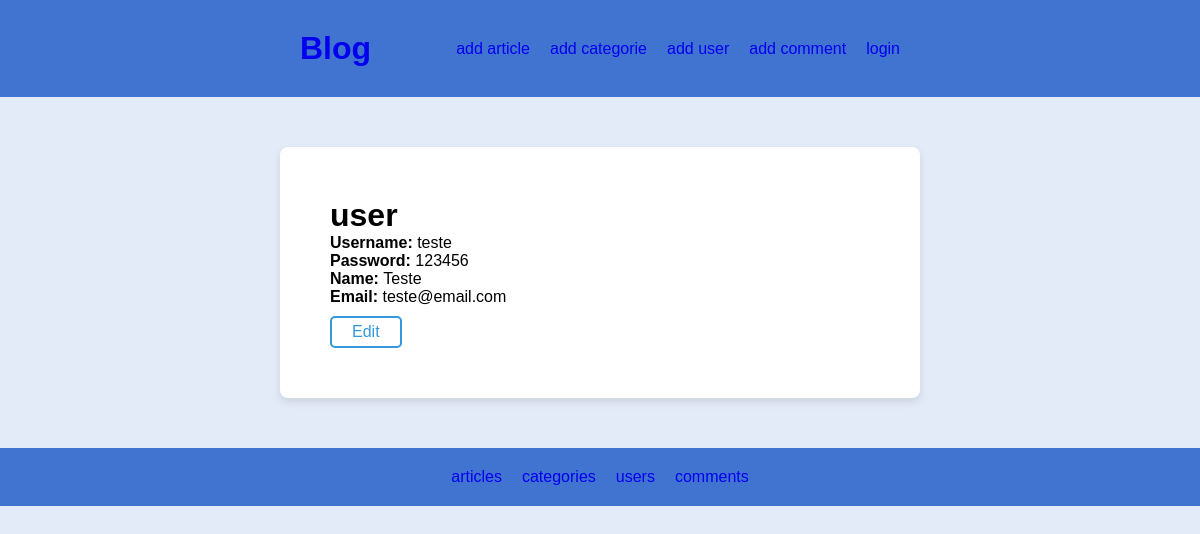
The app's page /user-show.php?id=1 with its own data.
### tables this page shows
CREATE TABLE `users` (
  `id` int(11) NOT NULL,
  `username` varchar(50) NOT NULL,
  `password` varchar(255) NOT NULL,
  `name` varchar(50) NOT NULL,
  `email` varchar(100) NOT NULL
);

### classes/CRUD.php (called while the page is built, shortened)
<?php
class CRUD extends PDO
{
    public function selectId($table, $value, $field = 'id')
    {
        $sql = "SELECT * FROM $table WHERE $field = :$field";
        $stmt = $this->prepare($sql);
        $stmt->bindValue(":$field", $value);
        $stmt->execute();
        $count = $stmt->rowCount();
        if ($count == 1) {
            return $stmt->fetch();
        } else {
            return false;
        }
    }
}

### user-show.php (the view, shortened to what this page needs)
<?php
if (isset($_GET['id']) && $_GET['id'] != null) {
    $id = $_GET['id'];
    require_once('classes/CRUD.php');
    $crud = new CRUD;
    $user = $crud->selectId('users', $id);
    if ($user) {
        extract($user);
    } else {
        header('location:user-index.php');
    }
} else {
    header('location:user-index.php');
}
?>
<!DOCTYPE html>
<html lang="en">
<head>
    <link rel="stylesheet" href="css/style.css">
</head>
<body>
    <?php include 'includes/header.php'; ?>
    <main>
        <div class="container-info">
            <h1>user</h1>
            <p><strong>Username: </strong><?= $username; ?></p>
            <p><strong>Password: </strong><?= $password; ?></p>
            <p><strong>Name: </strong><?= $name; ?></p>
            <p><strong>Email: </strong><?= $email; ?></p>
            <a href="user-edit.php?id=<?= $id; ?>" class="btn">Edit</a>
        </div>
    </main>
    <?php include 'includes/footer.php'; ?>
</body>
</html>

### css/style.css (style rules this page uses)
:root { --primary-color: rgb(65, 116, 209); }
* { margin: 0; padding: 0; }
a { text-decoration: none; }
body { font-family: "Poppins", sans-serif; margin: 0; padding: 0; background-color: rgba(65, 115, 209, 0.144); }
main { margin: 20px; background-color: #ffffff; padding: 20px; border-radius: 8px; box-shadow: 0 4px 8px rgba(0, 0, 0, 0.1); max-width: 50vw; margin: 50px auto; }
.container-info { margin: 0 auto; padding: 30px; }
.btn { margin-top: 10px; display: inline-block; padding: 5px 20px; font-size: 16px; text-align: center; text-decoration: none; cursor: pointer; border: 2px solid #3498db; color: #3498db; border-radius: 5px; background-color: #fff; transition: background-color 0.3s ease; }

### records on screen
users: username "teste", password "123456", name "Teste", email "teste@email.com"
